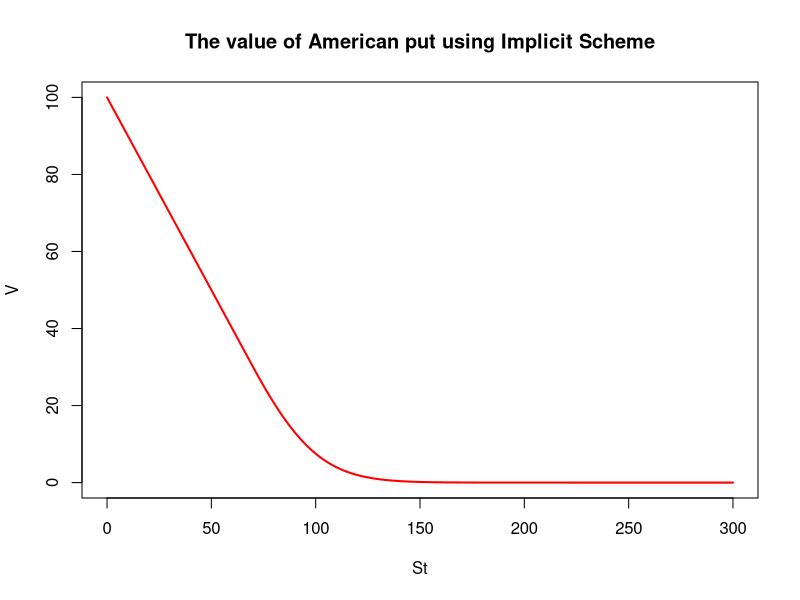
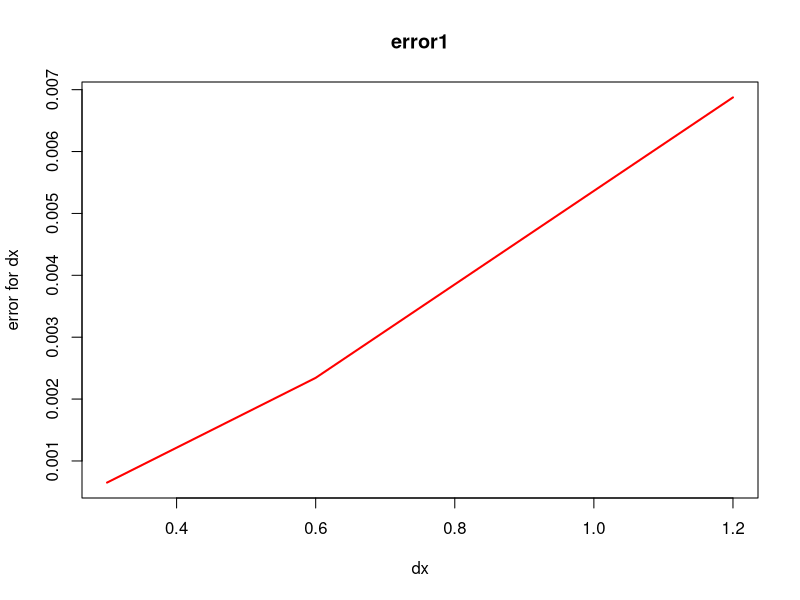

Write the R code that produced these figures, in order. (Note: a time limit stopped this script after it produced the figures.)
## ---- chunk 1
Impic_Sche <- function(Nt = 100,
                       Nx = 200,
                       sigma =  0.2,
                       t = 0,
                       T = 1,
                       R = 300,
                       B = 0,
                       K = 100,
                       r = 0.01)
{
  ##variable initialization
  delta_t <- (T-t)/Nt
  delta_x <- (R-B)/Nx
  tj <- seq(from=t, to=T, length.out = Nt+1)
  x <- seq(from=B, to=R, length.out = Nx+1)
  M <- matrix(numeric((Nx+1)*(Nx+ 1)),nrow=Nx+1)
  U <- numeric(Nx+1)
  C <- numeric(Nx+1)
  G <- numeric(Nx+1)
  
  #U:option value, G:payoff, M:the transposed matrix
  U <- K-x
  U <- U*((U>0)+0)
  G <- U
  M[1,1] <- 1
  M[(Nx+1),(Nx+1)] <- 1
  for (i in 2:Nx)
  {M[i,(i-1)] <- delta_t*(r*x[i]/(2*delta_x)-sigma^2*x[i]^2/(2*delta_x^2))
  M[i,i] <- 1+delta_t*(r+sigma^2*x[i]^2/delta_x^2)
  M[i,(i+1)] <- -delta_t*(r*x[i]/(2*delta_x)+sigma^2*x[i]^2/(2*delta_x^2))
  }
  M <- solve(M)
  U[Nx+1] <- 0  #boundary condition
  #get the free boundary with (t,x)
  boundary <- c(100)
  for(k in 1:Nt)
  {
    U[1] <- K*exp(-r*tj[k+1])
    U <- M%*%U
    PDEU <- U
    boundary_index <- which(PDEU > G)[1]  
    boundary <- c(boundary,x[boundary_index])
    for(i in 1:(Nx+1))
    {
      U[i] <- max(G[i],U[i])
    }
  }
  boundary <- boundary[length(boundary):1]#reverse the boundary as this is a forward method
  names(boundary) <- tj
  names(U) <- x
  result <- list(U,PDEU,G,boundary)
  names(result) <- c('Option','FromPDE','Payoff','Boundary')
  result
}#end of function Impic_Sche
## ---- chunk 2
Value_reference <- Impic_Sche(Nt=2000,Nx=2000)
U <- Value_reference[[1]]
plot(x=as.numeric(names(U)),y=U,t="l", col="red", lwd=2,
     xlab="St", ylab="V",
     main="The value of American put using Implicit Scheme")
## ---- chunk 3
Value1 <- Impic_Sche(Nt=2000,Nx=250)
Value2 <- Impic_Sche(Nt=2000,Nx=500)
Value3 <- Impic_Sche(Nt=2000,Nx=1000)
U1 <- Value1[[1]]
U2 <- Value2[[1]]
U3 <- Value3[[1]]
error1 <- numeric(3)
error1[1] <- sqrt(sum((U1-U[(names(U1))])^2))
error1[2] <- sqrt(sum((U2-U[(names(U2))])^2))
error1[3] <- sqrt(sum((U3-U[(names(U3))])^2))
error1
R=300
B=0
Nx <- c(250,500,1000)
delta_x <- (R-B)/Nx
plot(x=delta_x,y=error1,t="l", col="red", lwd=2,
     xlab="dx", ylab="error for dx",
     main="error1")
## ---- chunk 4
Value1 <- Impic_Sche(Nt=250,Nx=2000)
Value2 <- Impic_Sche(Nt=500,Nx=2000)
Value3 <- Impic_Sche(Nt=1000,Nx=2000)
U1 <- Value1[[1]]
U2 <- Value2[[1]]
U3 <- Value3[[1]]
error2 <- numeric(3)
error2[1] <- sqrt(sum((U1-U)^2))
error2[2] <- sqrt(sum((U2-U)^2))
error2[3] <- sqrt(sum((U3-U)^2))
error2
plot(x=c(1/250,1/500,1/1000),y=error2,t="l", col="red", lwd=2,
     xlab="dt", ylab="error for dt",
     main="error2")
## ---- chunk 5
D <- Value_reference$Boundary
plot(x=as.numeric(names(D)),y=D,t="l", col="red", lwd=2,
     xlab="Year", ylab="St",
     main="Free Boundary")
legend(x=0.6,y=84.5, bty = "n","Sf(t)")
legend(x=0.6,y=78, bty = "n","early exercise")
legend(x=0.4,y=90, bty = "n","not exercise")
